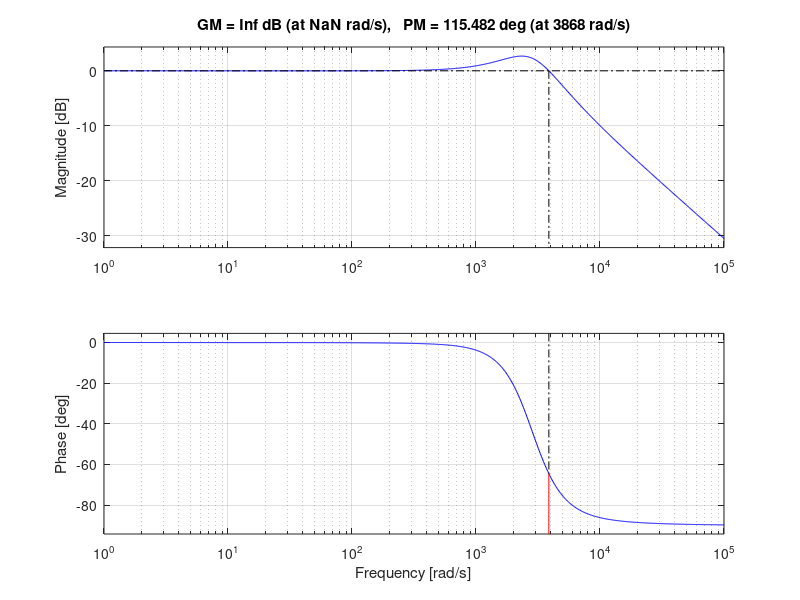

This figure's MATLAB source: (Note: this script raises an error after producing the figure.)
%% define constants given in lab manual
Kt = 0.72;
Kb = 0.4173;
Kvp = 111.55;
Kvi = 3.0019*10^5;
Sg = 0.887;
Ra = 6.5;
La = 0.0375;
Jm = 0.765*10^(-4);
mt = 20;
hp = 0.02;%m
Ls = 0.82;%m
ds = 0.02;%m
ps = 7800;%kg/m^3
Jenc = 1.7*10^(-4);
Jcoup = 4*10^(-5);
Jtach = 9.3212*10^(-7);

%% define derived constants
rs = ds/2;
Jtable = mt*(hp/(2*pi))^2;
JLeadScrew = 1/2*(pi*rs^2*Ls*ps)*rs^2;
Jeq = Jtable + JLeadScrew + Jm + Jenc + Jcoup + Jtach;
B = 0.006; %Nm/rad/s temp value but will be found later in lab

%% define transfer functions
s = tf("s");
currentSensorGain = Sg;
pWMAmplifier = Kvp + Kvi/s;
pWMAmplifier_simplified = Kvp + Kvi/s;
backEmfConstant = Kb;
electricalWindingOfMotor = 1/(La*s+Ra);
electricalWindingOfMotor_simplified = 1/Ra
motorConstant = Kt;
mechanicalBlock = 1/(Jeq*s+B);

% currentSensorGain = 1;
% pWMAmplifier = 2;
% backEmfConstant = 3;
% electricalWindingOfMotor =4;
% motorConstant = 5;
% mechanicalBlock = 7;

%% Td
Td2Ws = -mechanicalBlock/(1+(-mechanicalBlock)*((1/(motorConstant*mechanicalBlock) + (backEmfConstant/pWMAmplifier))*motorConstant*electricalWindingOfMotor*(-pWMAmplifier)));

%% plot transfer functions for Im2Ws
Im2Ws = motorConstant * mechanicalBlock;
step(Im2Ws);
margin(Im2Ws);

%% plot transfer functions for Iin2Im
Iin2Im = minreal(pWMAmplifier*electricalWindingOfMotor/(1+pWMAmplifier*electricalWindingOfMotor+electricalWindingOfMotor*motorConstant*mechanicalBlock*backEmfConstant));
step(Iin2Im);
margin(Iin2Im);
bandwidth(Iin2Im)
dcgain(Iin2Im)

%% plot transfer function for Vin to Ws
Vin2Ws = currentSensorGain * Iin2Im * Im2Ws;
step(Vin2Ws);
margin(Vin2Ws);
bandwidth(Vin2Ws)
[y,tout] = step(Vin2Ws/s/dcgain(Vin2Ws));%ramp response
plot(linspace(0,50,1000),linspace(0,50,1000));
hold on
plot(tout,y)
dcgain(Vin2Ws)